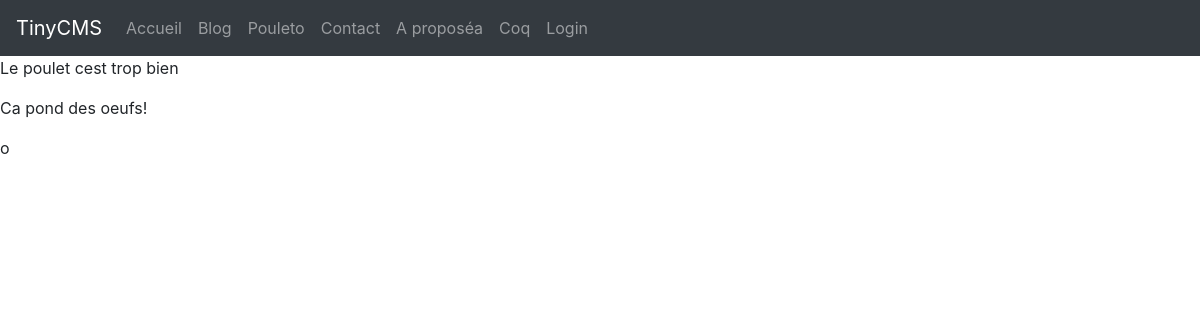
The page /page/la-passion-du-pouleto on the database its author committed.
### views.py (models this page shows, shortened)
class Page(db.Model):
    id = db.Column(db.Integer, primary_key=True)
    title = db.Column(db.String(200), nullable=False)
    nav_label = db.Column(db.String(50), nullable=False)
    slug = db.Column(db.String(100), nullable=False, unique=True)
    content = db.Column(db.Text, nullable=False)
    creation_date = db.Column(db.DateTime, nullable=False, default=datetime.utcnow)
    published = db.Column(db.Boolean, nullable=False, default=False)

### views.py (the view)
@app.route('/page/<slug>')
def page_detail(slug):
    page = Page.query.filter_by(slug=slug).first()
    if not page:
        abort(404)
    return render_template('site-page-detail.html', page=page)

### views.py (called while the page is built)
@app.context_processor
def inject_pages():
    pages = Page.query.filter_by(published=True)
    return {'site_pages': pages}

### templates/site-page-detail.html (shortened to what this page needs)
{% extends 'site.html' %}
{% block site_content %}
    {% autoescape off %}
        {{ page.content }}
    {% endautoescape %}
{% endblock %}

### templates/site.html (shortened to what this page needs)
{% extends 'base.html' %}
{% block content %}
    <nav class="navbar navbar-expand-md bg-dark navbar-dark">
        <a class="navbar-brand" href="#">TinyCMS</a>
        <div class="collapse navbar-collapse" id="collapsibleNavbar">
            <ul class="navbar-nav">
                <li class="nav-item">
                    <a class="nav-link" href="{{ url_for('index') }}">Accueil</a>
                </li>
                <li class="nav-item">
                    <a class="nav-link" href="{{ url_for('blog') }}">Blog</a>
                </li>
                {% for page in site_pages %}
                <li>
                    <a class="nav-link" href="{{ url_for('page_detail', slug=page.slug) }}">{{ page.nav_label }}</a>
                </li>
                {% endfor %}
                {% if current_user.is_authenticated %}
                    <li class="nav-item">
                        <a class="nav-link" href="{{ url_for('admin_posts') }}">Admin</a>
                    </li>
                    <li class="nav-item">
                        <a class="nav-link" href="{{ url_for('logout') }}">Logout</a>
                    </li>
                {% else %}
                    <li class="nav-item">
                        <a class="nav-link" href="{{ url_for('login') }}">Login</a>
                    </li>
                {% endif %}
            </ul>
        </div>
    </nav>
    {% block site_content %}{% endblock %}
{% endblock %}

### rows shown on the page
Page: nav_label "Pouleto", content "Le poulet cest trop bien Ca pond des oeufs! o"
Page: nav_label "Contact"
Page: nav_label "A proposéa"
Page: nav_label "Coq"
